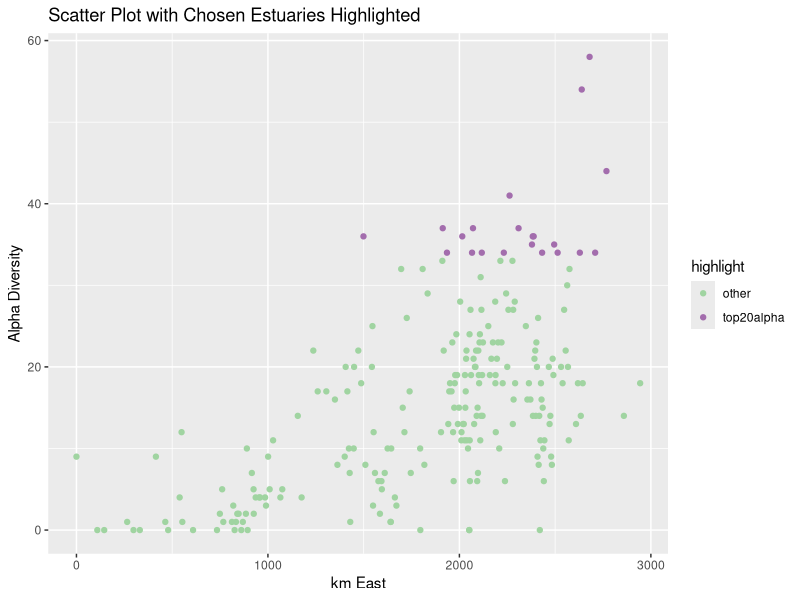
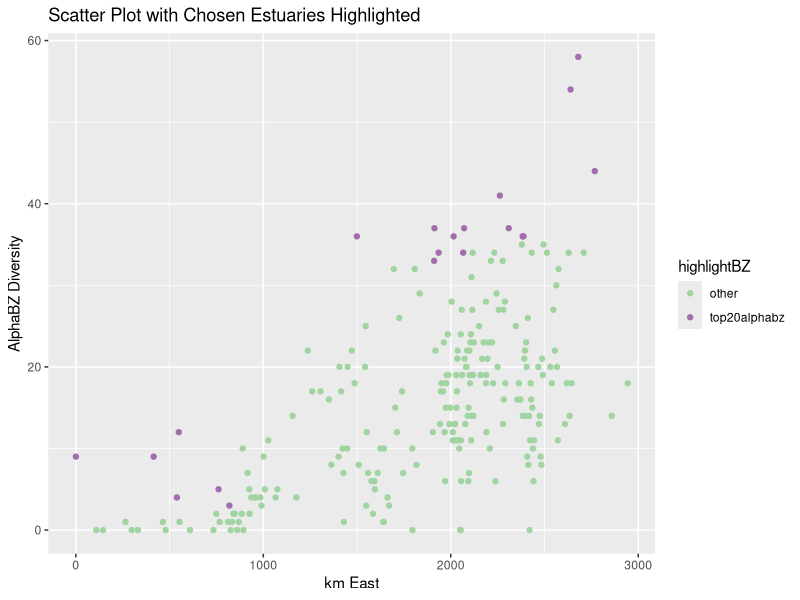
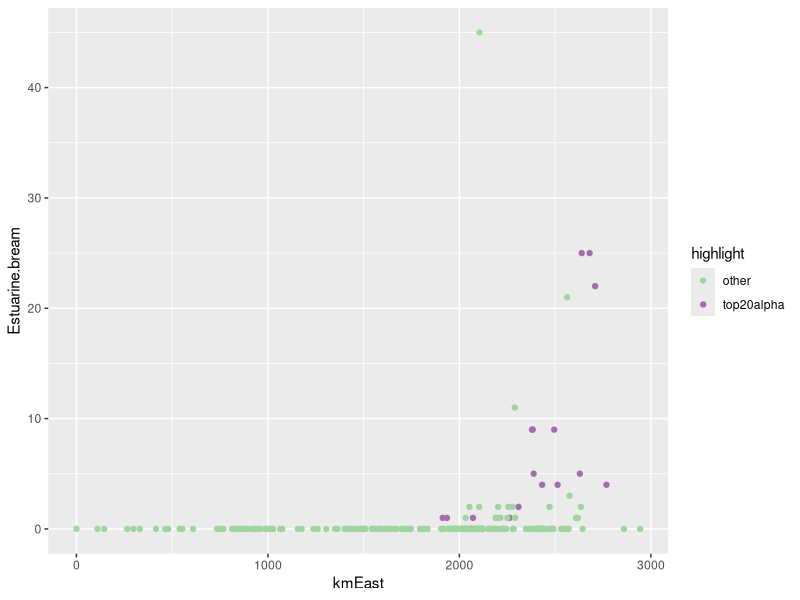

The R script that drew these images, in order:
# Marine Spatial Planning Module - Colin Attwood
# Not just an ecological problem but social and economic too - we're ignoring that for now
# You want to spread the protected areas around the country whilest conserving the largest number of species possible

ED <- read.csv("EstuaryFishSurveyData.csv")
install.packages("vegan")
library(vegan)
install.packages("dplyr")
library(dplyr)
install.packages("ggplot2")
library(ggplot2)

#Getting rid of NAs in the data set 
ED[is.na(ED)] <- 0

# Specnumber 
#this is a function in the vegan package that allows you to sus out the alpha diversity (species richness) of the eastuaries
alpha <- specnumber(ED[4:148]) 
ED$alpha <- specnumber(ED[4:148]) #created a new column with the alpha diversity in ED

### Chunk 1
# Using Colin's code to order the data in descending alpha diversity
ED <- ED[order(-ED$alpha),]
ED

# Extracting the names of the top 20 most diverse estuaries
Alphalist <- ED[1:20,1]
Alphalist

# To ensure that the graph makes sense (geographically sound), flip kmWest to create a new column - kmEast
ED$kmEast <- 2947 - ED$kmWest

# Create a column for top 20 alpha diversity and others
ED$highlight <- ifelse(rank(-ED$alpha) <=20, "top20alpha", "other")

# Create a scatter plot showing the top 20 eastuaries in terms of alpha diversity
G1 <- ggplot(ED, aes(x = kmEast, y = alpha)) + 
  geom_point(aes(color = highlight)) +
  scale_color_manual(values = c("top20alpha" = "#A36DAD", "other" = "#A0D4A1")) +
  ggtitle("Scatter Plot with Chosen Estuaries Highlighted") +
  xlab("km East") +
  ylab ("Alpha Diversity")

G1

# Or Colin's way in separating the top 20 from the others
ED$alphalist <- 0
ED$alphalist[1:20] <- 1
# Then just color these -> Colin

# Now we're trying to see the gamma diversity - trying to see the number of different species that would be protected if we chose these
# We can use specnumber in the vegan package for this
# In essense we're sussing the top 20 estuaries by splitting them into biogeographic zones (BZ) and getthing 6 from the WC and 7 from the SC and EC
# In other word - we want to richness without the abundance
alphabz <- specnumber(ED[4:148], groups = ED$alphalist)
alphabz
# output: 0 = 121; 1 = 116


### Chunk 2
# Then order the data to both BZ and alpha
ED <- ED[order(ED$BZ,-ED$alpha),]

# Create a column for the richness with the different BZs 
ED$alphabz <- 0
ED$alphabz[1:7] <- 1 # tagging the first 6 from the East Coast
ED$alphabz[91:97] <- 1 # tagging the first 7 from the South Coast
ED$alphabz[207:212] <- 1 # tagging the first 7 from the West Coast
ED$alphabz

# Then another column for the highlighted BZ x alpha
ED$highlightBZ <- ifelse(rank(-ED$alphabz) <=20, "top20alphabz", "other")

# Create a plot for BZ x alpha
G2 <- ggplot(ED, aes(x = kmEast, y = alpha)) + 
  geom_point(aes(color = highlightBZ)) +
  scale_color_manual(values = c("top20alphabz" = "#A36DAD", "other" = "#A0D4A1")) +
  ggtitle("Scatter Plot with Chosen Estuaries Highlighted") +
  xlab("km East") +
  ylab ("AlphaBZ Diversity")
G2

# Aaaaand a list of these estuaries
ED$alphabzlist <- 0
ED$alphabzlist[1:7] <- 1
ED$alphabzlist[91:97] <- 1
ED$alphabzlist[207:212] <- 1

#Extracting the names of these estuaries
AlphaBZlistEC <- ED[1:7,1]
AlphaBZlistSC <- ED[91:97,1]
AlphaBZlistWC <- ED[207:212,1]

AlphaBZlistEC
AlphaBZlistSC
AlphaBZlistWC

# How many species are in the alphabz list
alphabzspn <- specnumber(ED[4:148], groups = ED$alphabzlist)
alphabzspn
# output : 0 = 120; 1 = 122

### Chunk 3
# We are going to figure out the mid ranges of each species
# Problem also because some species have a bi modal dbn
G3 <- ggplot(ED, aes(x = kmEast, y = Estuarine.bream)) + 
  geom_point(aes(color = highlight)) +
  scale_color_manual(values = c("top20alpha" = "#A36DAD", "other" = "#A0D4A1"))
G3

# Order data by kmWest
ED <- ED[order(-ED$kmWest),]
ED
# Creating vectors for Western Limit, Eastern Limit, Range, and Centre 
WL <- array(0, c(145))
WL

EL <- array(0, c(145))
EL

Range <- array(0, c(145))
Range

Centre <- array(0, c(145))
Centre

# Now we're going to make loops
for(i in 1:145){ # this is the species loop
  for(j in 1:232){ # this is the estuary loop
    if(ED[j, i+3]>0){EL[i] <- ED[j,2]}
  }
  for(j in 232:1){ # this is the estuary loop bottom up
    if(ED[j, i+3]>0){WL[i] <- ED[j,2]}
  }
  for(j in 1:232){ # this is the estuary loop range
      if(ED[j, i+3]>0){Range[i] <- ED[j,2]}
    }
  for(j in 1:232){ # this is the estuary loop centre
    if(ED[j, i+3]>0){Centre[i] <- ED[j,2]}
  }
}
 
EL   
WL
Range
Centre
